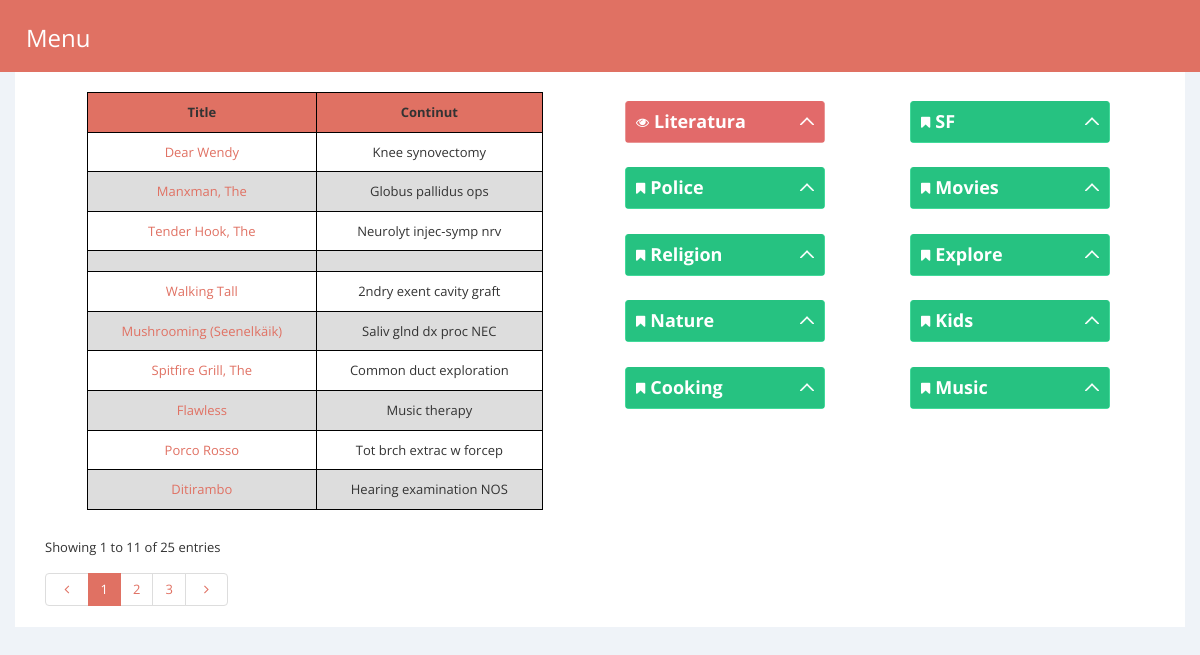
Screenshot of /index.php?action=CategoryController_displayCategories&id=1 with the database file from the repository.
### tables this page shows
CREATE TABLE `articole` (
  `id` int(11) NOT NULL,
  `titlu` varchar(30) NOT NULL,
  `continut` text NOT NULL,
  `imagine` text NOT NULL,
  `visible` tinyint(1) NOT NULL DEFAULT '0'
);

CREATE TABLE `categorii` (
  `id` int(11) NOT NULL,
  `nume` varchar(60) NOT NULL,
  `descriere` text NOT NULL
);

### components/Views/View.php (called while the page is built)
<?php
class View
{
    private $components;
    public function __construct()
    {
        $this->components = array();
    }
    public function assign($key, $val)
    {
        $this->components[$key] = $val;
    }
    public function __get($key)
    {
        return $this->components[$key];
    }
    public function show($template)
    {
        include "templates/" . $template;
    }
}

### components/Controller/CategoryController.php (called while the page is built, shortened)
<?php
class CategoryController extends BaseController
{
    private $categoryServ;
    public function __construct()
    {
        $this->categoryServ = new CategoryService();
        return parent::__construct();
    }
    public function displayCategories($data)
    {
        $this->view->assign("id", $data["id"]);
        $this->view->assign("categorii", $this->categoryServ->selectAll());
        $this->view->show("categorii.php");
    }
}

### index.php (called while the page is built)
<?php
require_once "components/Application.php";
$app = new Application();
$app->run();
?>

### components/Repository/ArticleRepository.php (called while the page is built, shortened)
<?php
require_once "BaseRepository.php";
class ArticleRepository extends BaseRepository
{
    public function __construct(Database $db)
    {
        return parent::__construct($db);
    }
}

### components/Service/ArticleService.php (called while the page is built, shortened)
<?php
include_once "components/Repository/ArticleRepository.php";
include_once "BaseService.php";
class ArticleService extends BaseService
{
    public function __construct()
    {
        return parent::__construct(new ArticleRepository($_SESSION["db"]));
    }
    public function getArticlesNumberOfRows($id)
    {
        $sqlQuery = " SELECT COUNT(*) FROM articole INNER JOIN articol2categorii ON articole.id = articol2categorii.idArticol where articol2categorii.idCategorie = " . $id;
        return $this->repo->getCustomOne($sqlQuery);
    }
    public function getArticlesPerPage($id, $offset, $rowsperpage)
    {
        $sqlQuery = " SELECT articole.* FROM articole INNER JOIN articol2categorii ON articole.id = articol2categorii.idArticol where articol2categorii.idCategorie = " . $id . " LIMIT $offset, $rowsperpage";
        return $this->repo->customSelect($sqlQuery);
    }
}

### components/Service/BaseService.php (called while the page is built, shortened)
<?php
require_once "utils/db.php";
require_once "components/Repository/BaseRepository.php";
abstract class BaseService
{
    public $repo;
    public function __construct($repo)
    {
        $this->repo = $repo;
    }
    public function selectAll()
    {
        return $this->repo->selectAll();
    }
}

### components/Repository/BaseRepository.php (called while the page is built, shortened)
<?php
class BaseRepository
{
    private $db;
    protected $table;
    public function __construct(Database $db)
    {
        $this->db = $db;
    }
    public function selectAll()
    {
        $sqlQuery = "SELECT * FROM " . $this->table;
        return $this->db->getAll($sqlQuery);
    }
    public function customSelect($sqlQuery)
    {
        return $this->db->getAll($sqlQuery);
    }
    public function getCustomOne($sqlQuery)
    {
        return $this->db->getOne($sqlQuery);
    }
}

### utils/db.php (called while the page is built, shortened)
<?php
class Database
{
    private $conn;
    private $servername;
    private $username;
    private $password;
    private $dbname;
    public function __construct($servername, $username, $password, $dbname)
    {
        $this->servername = $servername;
        $this->username = $username;
        $this->password = $password;
        $this->dbname = $dbname;
    }
    private function connectToDb()
    {
        $this->conn = new mysqli($this->servername, $this->username, $this->password, $this->dbname);
    }
    public function getAll($sqlQuery)
    {
        $result = mysqli_query($this->conn, $sqlQuery);
        $queryResult = array();
        if ($result->num_rows > 0) {
            while ($row = $result->fetch_assoc()) {
                $queryResult[] = $row;
            }
        }
        return $queryResult;
    }
    public function getOne($sqlQuery)
    {
        $result = $this->conn->query($sqlQuery);
        $res = $result->fetch_assoc();
        return reset($res);
    }
}

### templates/categorii.php (the view, shortened to what this page needs)
<!DOCTYPE html>
<html lang="en">
<head>
    <link rel="stylesheet" type="text/css" href="css/dataTables.bootstrap.css"/>
    <link href="css/components-rounded.css" id="style_components" rel="stylesheet" type="text/css">
    <link href="css/plugins.css" rel="stylesheet" type="text/css">
    <link rel="stylesheet" type="text/css" href="css/select2.css"/>
    <link rel="stylesheet" type="text/css" href="css/dataTables.scroller.min.css"/>
    <link rel="stylesheet" type="text/css" href="css/dataTables.colReorder.min.css"/>
    <link rel="stylesheet" type="text/css" href="css/dataTables.bootstrap-rtl.css"/>
    <link rel="stylesheet" type="text/css" href="css/style.css"/>
</head>
<body>
<?php
include_once "header.php";
$artServ = new ArticleService();
echo '<div class="col-sm-6">';
echo '<div class="row">';
$numrows = $artServ->getArticlesNumberOfRows($this->id);
$rowsperpage = 10;
$totalpages = ceil($numrows / $rowsperpage);
if (isset($_GET['currentpage']) && is_numeric($_GET['currentpage'])) {
    $currentpage = (int)$_GET['currentpage'];
} else {
    $currentpage = 1;
}
$offset = ($currentpage - 1) * $rowsperpage;
$result = $artServ->getArticlesPerPage($this->id, $offset, $rowsperpage);
echo '<table>';
echo '<thead> <tr> <th>Title</th><th colspan="2">Continut</th></tr></thead>';
echo '<tbody>';
foreach ($result as $row) {
    echo '<tr><td>' . '<a href="index.php?action=ArticleController_displayArticle&id=' . $row["id"] . '" >' . $row["titlu"] . '</a>' . '</td><td>' . $row["continut"] . '</td></tr>';
}
echo '</tbody>';
echo '</table>';
$range = 3;
$prevpage = '';
$nextpage = '';
if ($currentpage != $totalpages) {
    $nextpage = $currentpage + 1;
}
echo "</div>";
echo '<div class="row">';
$currVal = ($currentpage - 1) * 10 + 1;
$currVal2 = $currVal + 10;
echo '<div class="col-sm-10" id="table-info"><div class="dataTables_info" id="sample_2_info" role="status" aria-live="polite">Showing ' . $currVal . ' to ' . $currVal2 . ' of ' . $numrows . ' entries</div></div>';
echo "<div class=\"col\">
    <div class=\"dataTables_paginate paging_simple_numbers\" id=\"sample_2_paginate\">
        <ul class=\"pagination\">
           <li class=\"paginate_button previous \" aria-controls=\"sample_1\" tabindex=\"0\" id=\"sample_1_previous\">" . '<a href="index.php?action=CategoryController_displayCategories&id=' . $this->id . '&currentpage=' . $prevpage . '">' .
    " <i class=\"fa fa-angle-left\"></i></a></li>";
for ($x = ($currentpage - $range); $x < (($currentpage + $range) + 1); $x++) {
    if (($x > 0) && ($x <= $totalpages)) {
        if ($x == $currentpage) {
            echo '<li class="paginate_button active" aria-controls="sample_1" tabindex="' . $x . '">';
            echo "<a href='#'>" . $x . "</a>";
            echo '</li>';
        } else {
            echo '<li class="paginate_button" aria-controls="sample_1" tabindex="' . $x . '">';
            echo " <a href='index.php?action=CategoryController_displayCategories&id=$this->id&currentpage=$x'>$x</a> ";
            echo '</li>';
        }
    }
}
echo "<li class=\"paginate_button next\" aria-controls=\"sample_1\" tabindex=\"0\" id=\"sample_1_next\">";
echo " <a href='index.php?action=CategoryController_displayCategories&id=$this->id&currentpage=$nextpage'>";
echo "<i class=\"fa fa-angle-right\"></i></a></li>";
echo "</ul></div></div>";
echo '</div>';
echo '</div>';
echo '<div class="col-sm-6">';
echo "<br>";
echo '<div class="row">';
$i = 0;
foreach ($this->categorii as $cat) {
    echo "<div class=\"col-sm-6 \">";
    if ($this->id != $cat["id"]) {
        echo '<div class="portlet box green-jungle">';
        echo " <div class=\"portlet-title\">
                <div class=\"caption\">
                    <i class=\"fa fa-bookmark\"></i>";
    } else {
        echo '<div class="portlet box red-sunglo">';
        echo " <div class=\"portlet-title\">
                <div class=\"caption\">
                    <i class=\"fa fa-eye\"></i>";
    }
    echo '<a class="cat-link" href="index.php?action=CategoryController_displayCategories&id=' . $cat["id"] . '" >' . ucfirst($cat["nume"]) . '</a>';
    echo "    </div>
                <div class=\"tools\">
                    <a href=\"javascript:;\" class=\"expand\">
                    </a>
                </div>
            </div>
            <div class=\"portlet-body display-hide\">
                <div class=\"scroller\" style=\"height:200px\" data-always-visible=\"1\" data-rail-visible=\"1\"
                     data-rail-color=\"blue\" data-handle-color=\"red\">";
    echo '</div>
            </div>
        </div>
    </div>';
    $i++;
    if ($i % 2 == 0) {
        echo '</div>';
        echo '<div class="row">';
    }
}
echo '</div>';
echo '</div>';
?>
</body>
</html>

### components/Application.php (shortened to what this page needs)
<?php
require_once "Service/ArticleService.php";
require_once "Repository/BaseRepository.php";
require_once "Service/BaseService.php";
require_once "utils/db.php";
require_once "components/Repository/BaseRepository.php";
require_once "Controller/CategoryController.php";
class Application
{
    private $request;
    private $components;
    public function __construct()
    {
        $this->components = array();
    }
    public function run()
    {
        $this->checkAction();
    }
    private function checkAction()
    {
        if (isset($_REQUEST['action'])) {
            $this->request = $_REQUEST['action'];
            if ($this->hasPermission()) {
                $var = explode("_", $this->request);
                $class = $this->getComponent($var[0]);
                $this->callFunction($class, $var[1]);
            } else {
                header("Location: homepage");
            }
        } else {
            header("Location: index.php?action=HomeController_displayHomepage");
        }
    }
    public
    function getComponent($class)
    {
        if (!isset($this->components[$class])) {
            if (class_exists($class)) {
                $this->components[$class] = new $class();
            } else {
                echo "<br>";
                echo $class . " not found";
                echo "<br>";
                die;
            }
        }
        return $this->components[$class];
    }
    private
    function callFunction($class, $func)
    {
        $functions = get_class_methods($class);
        if (in_array($func, $functions)) {
            if (isset($_REQUEST['id'])) {
                $class->$func($_REQUEST);
            } else {
                $class->$func();
            }
        } else {
            echo "Function " . $func . " undefined";
            die;
        }
    }
    private function hasPermission()
    {
        if (!isset($_SESSION["user"]) && !isset($_SESSION['admin'])) {
            switch ($this->request) {
                case "CategoryController_displayCategories":
                    return true;
            }
        }
    }
}

### templates/header.php (shortened to what this page needs)
<!DOCTYPE html>
<html lang="en">
<head>
    <link href="css/font-awesome.min.css" rel="stylesheet" type="text/css">
    <link href="css/simple-line-icons.min.css" rel="stylesheet" type="text/css">
    <link href="css/bootstrap.min.css" rel="stylesheet" type="text/css">
    <link href="css/uniform.default.css" rel="stylesheet" type="text/css">
    <link href="css/components-rounded.css" id="style_components" rel="stylesheet" type="text/css">
    <link href="css/plugins.css" rel="stylesheet" type="text/css">
    <link href="css/layout.css" rel="stylesheet" type="text/css">
    <link href="css/default.css" rel="stylesheet" type="text/css" id="style_color">
    <link href="css/custom.css" rel="stylesheet" type="text/css">
    <link href="css/all.css" rel="stylesheet" type="text/css">
    <link href="css/style.css" rel="stylesheet" type="text/css">
    <link rel="stylesheet" href="css/jquery.dropdown.css">
</head>
<body>
<div class="menu-container">
    <div class="menu">
        <div class="dropdown">
            <div class="drop-btn">Menu</div>
        </div>
    </div>
</div>
<div class="container">
</body>
</html>

### css/style.css (style rules this page uses)
body { background-color: #eff3f8; overflow-x: hidden; }
.container { background-color: white; }
.box { border: 2px solid black; min-width: 200px; display: inline-block; padding: 15px; margin: 10px; }
table, th, td { border: 1px solid black; text-align: center; padding: 10px !important; }
table { width: 80%; margin-inside: 1px; border-collapse: collapse; direction: ltr; margin: 20px auto; table-layout: auto; }
th { background: #e07163; }
tr:nth-child(2n+2) { background: #ddd; }
.container { max-width: 1200px; margin: auto; }
.pagination { padding: 15px; width: 12%; margin: auto; }
.drop-btn { background-color: #e07163; color: white; padding: 16px; font-size: 24px; border: none; cursor: pointer; }
.dropdown { position: relative; display: inline-block; }
.menu { height: 72px; float: none; padding: 5px 10px; background: #e07163; max-width: 1200px; position: relative; margin: auto; z-index: 2; }
.menu-container { background-color: #e07163; }
.menu::after { content: ""; clear: both; }
.cat-link { color: white; font-weight: bold; }
.pagination { direction: ltr; }
.pagination > li { display: inline-block; }
.pagination > .active > a, .pagination > .active > a:focus, .pagination > .active > a:hover, .pagination > .active > span, .pagination > .active > span:focus, .pagination > .active > span:hover { z-index: 2; color: #fff; cursor: default; background-color: #337ab7; border-color: #337ab7; }
#table-info { direction: ltr; }
.pagination > li > a { color: #e07163; }
a { color: #e07163; }
.pagination > .active > a, .pagination > .active > a:focus, .pagination > .active > a:hover, .pagination > .active > span, .pagination > .active > span:focus, .pagination > .active > span:hover { z-index: 2; color: #fff; cursor: default; background-color: #e07163; border-color: #e07163; }
.paginate_button { display: inline-block; }
.pagination > li { display: inline-block !important; }

### css/default.css (style rules this page uses)
body { background-color: #3D4A53; }

### rows the page displays
articole: titlu "Dear Wendy", continut "Knee synovectomy"
articole: titlu "Manxman, The", continut "Globus pallidus ops"
articole: titlu "Tender Hook, The", continut "Neurolyt injec-symp nrv"
articole: titlu "Walking Tall", continut "2ndry exent cavity graft"
articole: titlu "Mushrooming (Seenelkäik)", continut "Saliv glnd dx proc NEC"
articole: titlu "Spitfire Grill, The", continut "Common duct exploration"
articole: titlu "Flawless", continut "Music therapy"
articole: titlu "Porco Rosso", continut "Tot brch extrac w forcep"
articole: titlu "Ditirambo", continut "Hearing examination NOS"
categorii: nume "Literatura"
categorii: nume "SF"
categorii: nume "Police"
categorii: nume "Movies"
categorii: nume "Religion"
categorii: nume "Explore"
categorii: nume "Nature"
categorii: nume "Kids"
categorii: nume "Cooking"
categorii: nume "Music"

### other values shown
$currVal "1"
$currVal2 "11"
$numrows "25"
